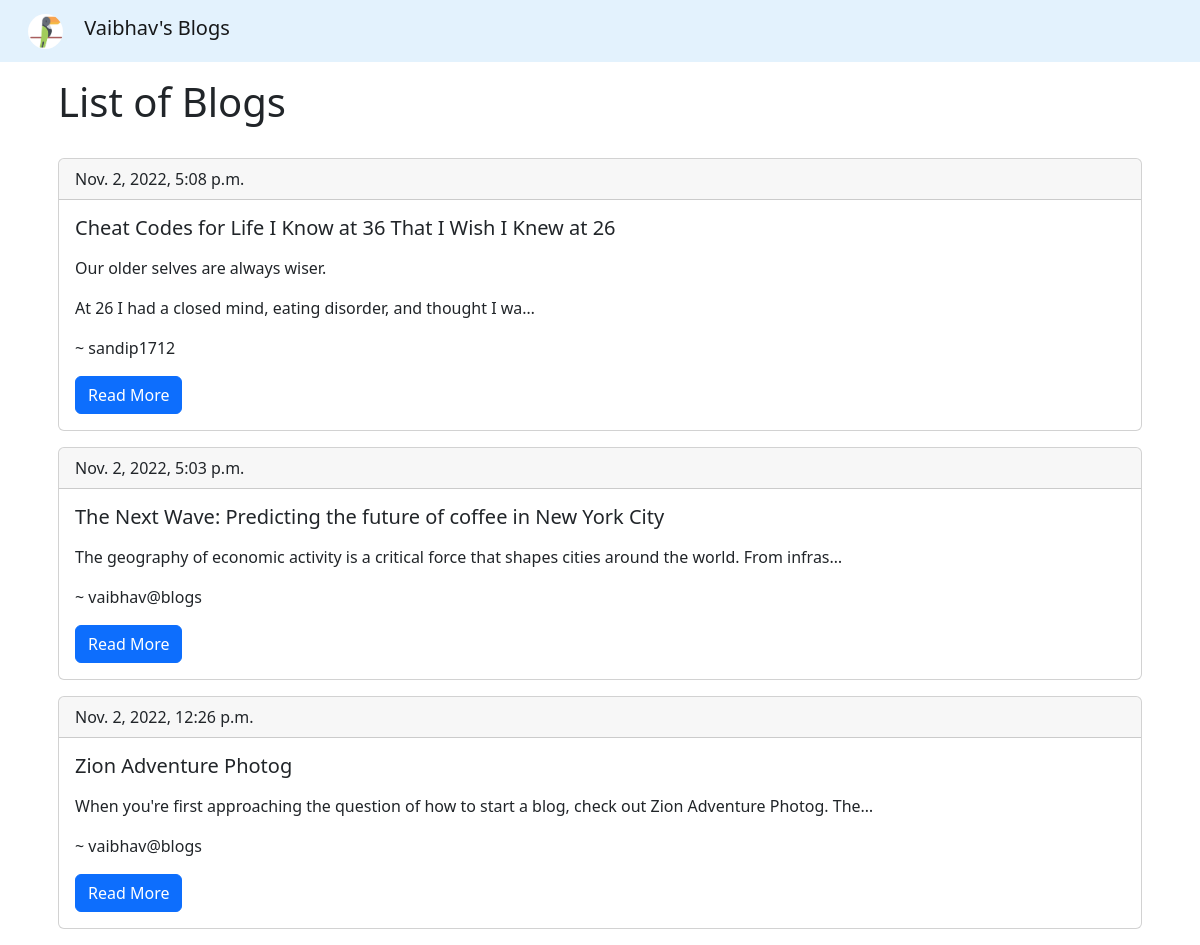
Before: /blogs/getblogs/ with the older database file.
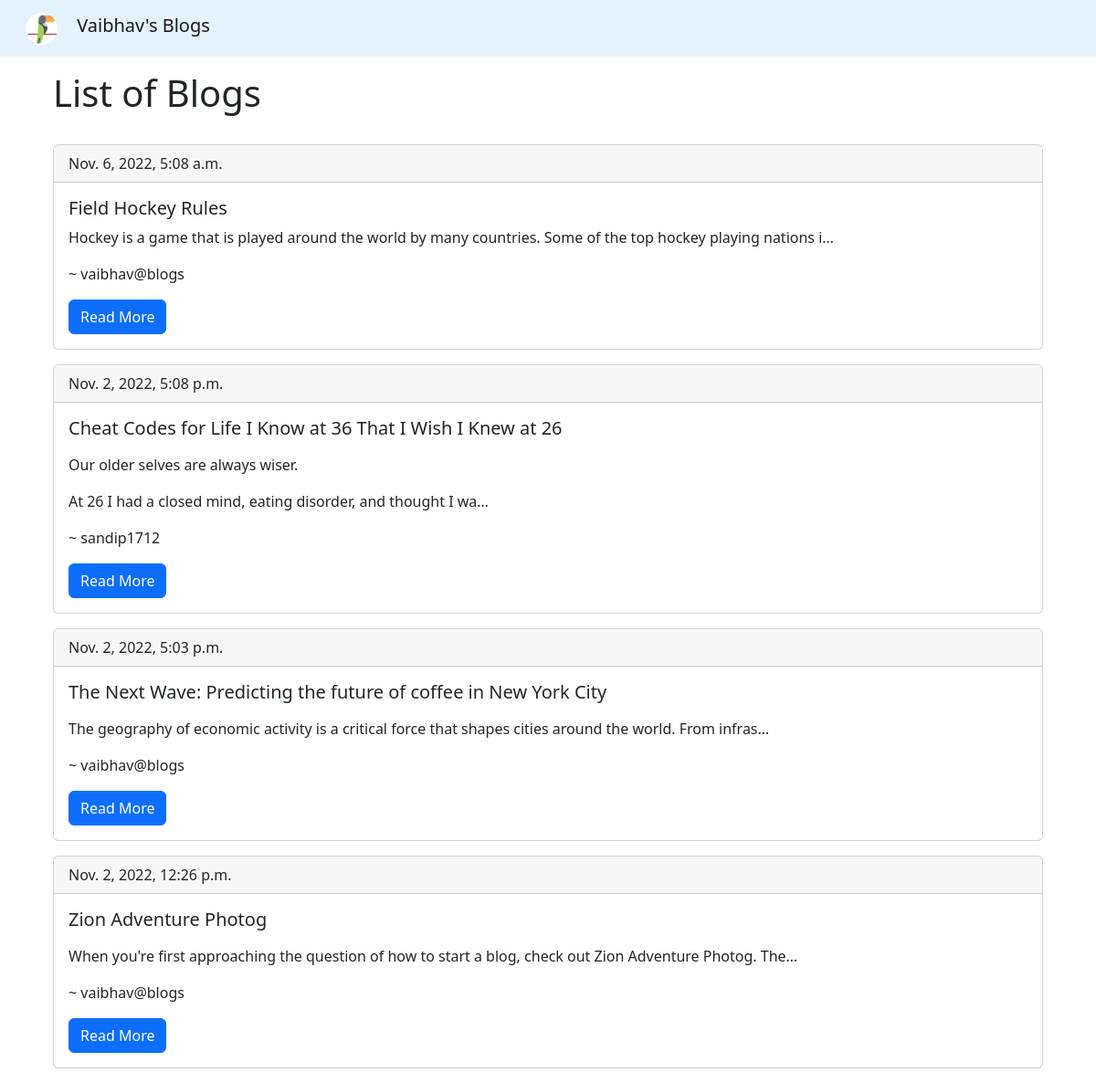
After: the same page with the newer database file.
### Blogs/models.py (models this page shows, shortened)
class Blog(models.Model):
    title = models.TextField(null=True, blank=True)
    content = models.TextField(null=True, blank=True)
    author = models.ForeignKey(User, null=True, blank=True, on_delete=models.SET_NULL)
    date = models.DateTimeField(auto_now_add=True, null=True, blank=True)

### Blogs/views.py (the view)
# urls.py: path('getblogs/', getBlogs, name='get_blogs'),
def getBlogs(request):
    try:
        blogs = Blog.objects.all().order_by('-date')
        context = {'blogs':blogs}
        return render(request, 'Blogs/index.html', context)
    except Exception as e:
        context = {'error':str(e)}
        return render(request, 'Blogs/error.html', context)

### templates/Blogs/index.html (shortened to what this page needs)
{% extends 'Blogs/base.html' %}
{% block content %}
<div class="container">
    <h1 class="h1 text-dark p-3">List of Blogs</h1>
    {% for blog in blogs %}
    <div class="card m-3">
        <div class="card-header">{{blog.date}}</div>
        <div class="card-body">
        <h5 class="card-title">{{blog.title}}</h5>
        <p class="card-text">{{blog.content | truncatechars:109 | safe}}</p>
        <p>~ {{blog.author.username}}</p>
        <a href="{% url 'get_blog' blog.id %}" class="btn btn-primary">Read More</a>
        </div>
    </div>
    {% endfor %}
</div>
{% endblock %}

Changed rows visible on the page:
added Blog: date "Nov. 6, 2022, 5:08 a.m.", title "Field Hockey Rules", content "Hockey is a game that is played around the world by many countries. Some of the top hockey playing nations i…", author.username "vaibhav@blogs"
